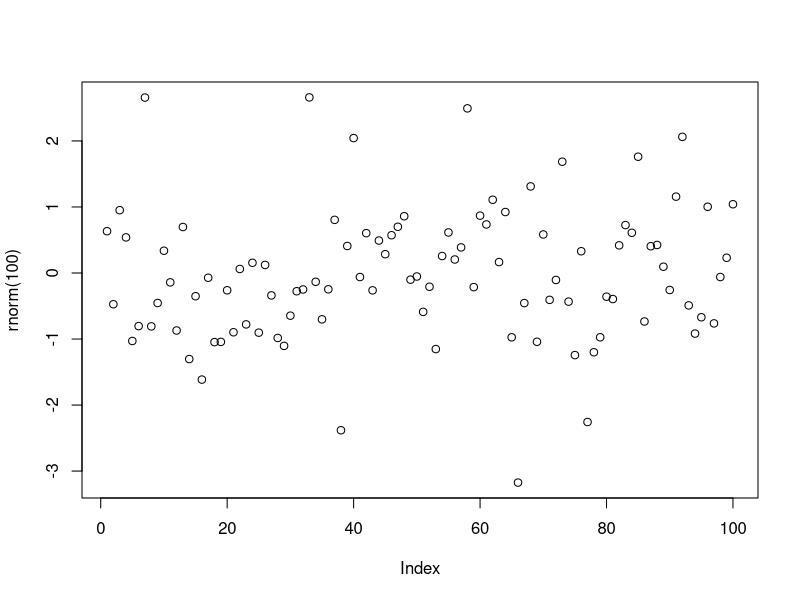

Write R code to recreate this figure.
## ---- chunk 1
# O chunk é um mini script dentro do relatório.

3*2

obj <- 10
## ---- chunk 2
plot(rnorm(100))
